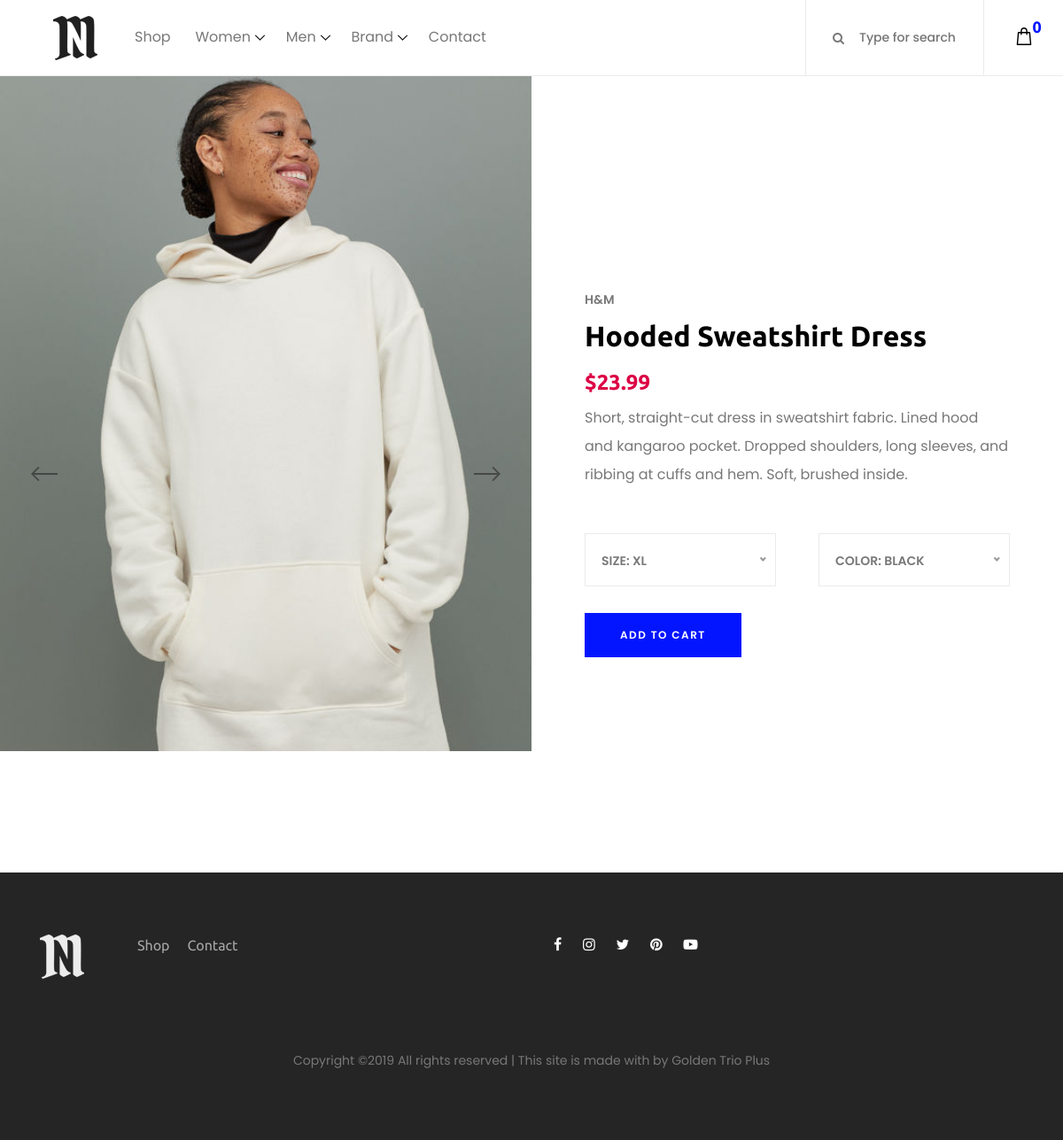
/shop/5/hooded-sweatshirt-dress/, run on the app's committed database.
### shop/models.py (models this page shows, shortened)
class ProductImage(models.Model):
    product = models.ForeignKey(Product, related_name = 'product', verbose_name = "Product", on_delete = models.PROTECT)
    image = models.ImageField(upload_to = image_path, blank = True, verbose_name = "Image")
    uploaded = models.DateTimeField(auto_now_add = True)
    updated = models.DateTimeField(auto_now = True)
    class Meta:
        ordering = ['updated']
        index_together = [
            ['id', 'image']
        ]

class Product(models.Model):
    brand = models.ForeignKey(Brand, related_name = 'brands', verbose_name = "Brand", on_delete = models.PROTECT)
    category = models.ForeignKey(Category, related_name = 'categories', verbose_name = "Category", on_delete = models.PROTECT)
    name = models.CharField(max_length = 50, db_index = True, verbose_name = "Name")
    slug = models.SlugField(max_length = 100, db_index = True)
    description = models.TextField(blank = True, verbose_name = "Description")
    colors = models.CharField(max_length = 200, verbose_name = "Colors(delim = ', ')")
    sizes = models.CharField(max_length = 200, verbose_name = "Sizes(delim = ', ')")
    price = models.DecimalField(max_digits = 10, decimal_places = 2, verbose_name = "Price($)")
    stock = models.PositiveIntegerField(verbose_name = "In stock")
    available = models.BooleanField(default = True, verbose_name = "Available")
    image_preview = models.ImageField(upload_to = product_image_path_preview, blank = True, verbose_name = "Product Preview")
    image_hover = models.ImageField(upload_to = product_image_path_hover, blank = True, verbose_name = "On Hover Preview")
    created = models.DateTimeField(auto_now_add = True)
    updated = models.DateTimeField(auto_now = True)
    class Meta:
        ordering = ['name']
        index_together = [
            ['id', 'slug']
        ]

class Brand(models.Model):
    name = models.CharField(max_length = 20, db_index = True, verbose_name = "Name")
    slug = models.SlugField(max_length = 50, db_index = True)
    image = models.ImageField(upload_to = 'brands/', blank = True, verbose_name = "Logo")
    class Meta:
        ordering = ['name']
        index_together = [
            ['name', 'slug']
        ]
        verbose_name = 'Brand'
        verbose_name_plural = 'Brands'
    def __str__(self):
        return self.name

### shop/views.py (the view)
# urls.py: path('<int:id>/<slug:slug>/', views.ProductDetail, name='ProductDetail')
def ProductDetail(request, id, slug):
    return render(request, 'shop/product/detail.html', {
        'product': get_object_or_404(Product, id=id, slug=slug, available=True),
        'sizes': get_object_or_404(Product, id=id, slug=slug, available=True).sizes.split(", "),
        'colors': get_object_or_404(Product, id=id, slug=slug, available=True).colors.split(", "),
        'images': ProductImage.objects.filter(product__id__contains=get_object_or_404(Product, id=id, slug=slug, available=True).id).order_by('-id'),
        'w_categories': Category.objects.filter(gender='Women').order_by('-name')[0:8],
        'm_categories': Category.objects.filter(gender='Men').order_by('-name')[0:8],
        'brands': Brand.objects.order_by('-id')[0:8],
        'cart': Cart(request),
        'cart_len': len(Cart(request))
    })

### shop/cart.py (called while the page is built)
    def __len__(self):
        return len(self.cart.values())

### shop/templates/shop/product/detail.html (shortened to what this page needs)
{% extends 'shop/wrapper.html' %}
{% block content %}
{% load static %}
<section class="single_product_details_area d-flex align-items-center">
    <div class="single_product_thumb clearfix">
        <div class="product_thumbnail_slides owl-carousel">
            {% for img in images %}
              <img src="{{img.image.url}}" alt="">
            {% endfor %}
        </div>
    </div>
    <div class="single_product_desc clearfix">
        <span>{{ product.brand }}</span>
          <h2>{{ product.name }}</h2>
        <p class="product-price">${{ product.price }}</p>
        <p class="product-desc">{{ product.description }}</p>
        <form action="{% url "shop:CartAdd" product.id %}" class="cart-form clearfix" method="post">
            <div class="select-box d-flex mt-50 mb-30">
            </div>
            <div class="cart-fav-box d-flex align-items-center">
                <input class="btn essence-btn" type="submit" value="Add to cart">
            </div>
        </form>
    </div>
</section>
{% endblock %}

### shop/static/css/core-style.css (style rules this page uses)
* { margin: 0; padding: 0; }
body { font-family: "Poppins", sans-serif; font-size: 14px; background-color: #ffffff; margin-top: 85px; }
h1, h2, h3, h4, h5, h6 { color: #000000; line-height: 1.3; font-weight: 700; font-family: "Ubuntu", sans-serif; }
p { color: #787878; font-size: 14px; line-height: 2; font-weight: 400; }
img { height: auto; max-width: 100%; }
.mt-50 { margin-top: 50px !important; }
.mb-30 { margin-bottom: 30px !important; }
.essence-btn { display: inline-block; min-width: 170px; height: 50px; color: #ffffff; border: none; border-radius: 0; padding: 0 40px; text-transform: uppercase; font-size: 12px; line-height: 50px; background-color: #0315ff; letter-spacing: 1.5px; font-weight: 600; }
.single_product_details_area { position: relative; z-index: 100; -ms-flex-wrap: wrap; flex-wrap: wrap; }
.single_product_details_area .single_product_thumb, .single_product_details_area .single_product_desc { -webkit-box-flex: 0; -ms-flex: 0 0 50%; flex: 0 0 50%; max-width: 50%; width: 50%; position: relative; z-index: 1; }
.single_product_details_area .product_thumbnail_slides { position: relative; z-index: 1; }
.single_product_details_area .single_product_desc { position: relative; z-index: 1; padding: 50px 5%; }
.single_product_details_area .single_product_desc span { font-size: 14px; text-transform: uppercase; font-weight: 600; color: #787878; margin-bottom: 10px; display: block; }
.single_product_details_area .single_product_desc .product-price { margin-bottom: 0; font-family: "Ubuntu", sans-serif; font-size: 24px; color: #dc0345; font-weight: 700; }
.single_product_details_area .single_product_desc .product-desc { font-size: 16px; }

### data on the page
ProductImage: image (picture)
Product: brand "H&M", name "Hooded Sweatshirt Dress", price "23.99", description "Short, straight-cut dress in sweatshirt fabric. Lined hood and kangaroo pocket. Dropped shoulders, long sleeves, and ribbing at cuffs and hem. Soft, brushed inside."

### other printed values
{{ cart_len }} "0"
